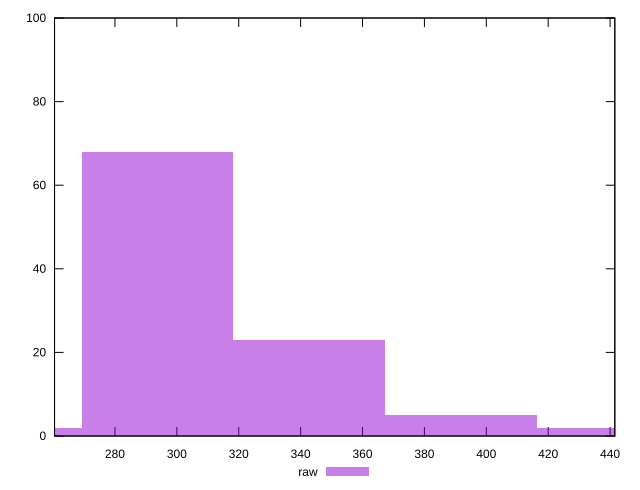

Write gnuplot code to recreate this figure.
reset

$raw <<EOF
293.82151713304495 68
342.79176998855246 23
391.76202284405997 5
244.8512642775375 2
440.7322756995675 2
EOF

set key outside below
set boxwidth 48.970252855507496
set xrange [260.4780000001192:441.53099999949336]
set yrange [0:100]
set trange [0:100]
set style fill transparent solid 0.5 noborder
set terminal svg size 640, 490 enhanced background rgb 'white'
set output "report_00015_2021-02-09T16-11-33.973Z/uses-rel-preconnect/samples/pages+cached/raw/histogram.svg"

plot $raw title "raw" with boxes

reset
